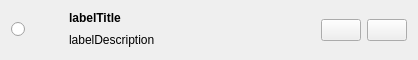
<?xml version="1.0" encoding="UTF-8"?>
<ui version="4.0">
 <class>ItemWidget</class>
 <widget class="QWidget" name="ItemWidget">
  <property name="geometry">
   <rect>
    <x>0</x>
    <y>0</y>
    <width>418</width>
    <height>60</height>
   </rect>
  </property>
  <property name="windowTitle">
   <string notr="true">ItemWidget</string>
  </property>
  <layout class="QGridLayout" name="gridLayout">
   <item row="0" column="1">
    <widget class="QLabel" name="labelIcon">
     <property name="minimumSize">
      <size>
       <width>32</width>
       <height>32</height>
      </size>
     </property>
     <property name="maximumSize">
      <size>
       <width>32</width>
       <height>32</height>
      </size>
     </property>
     <property name="text">
      <string notr="true"/>
     </property>
    </widget>
   </item>
   <item row="0" column="2">
    <layout class="QVBoxLayout" name="verticalLayout">
     <item>
      <widget class="QLabel" name="labelTitle">
       <property name="sizePolicy">
        <sizepolicy hsizetype="MinimumExpanding" vsizetype="Preferred">
         <horstretch>0</horstretch>
         <verstretch>0</verstretch>
        </sizepolicy>
       </property>
       <property name="font">
        <font>
         <weight>75</weight>
         <bold>true</bold>
        </font>
       </property>
       <property name="text">
        <string notr="true">labelTitle</string>
       </property>
      </widget>
     </item>
     <item>
      <widget class="QLabel" name="labelDescription">
       <property name="sizePolicy">
        <sizepolicy hsizetype="MinimumExpanding" vsizetype="MinimumExpanding">
         <horstretch>0</horstretch>
         <verstretch>0</verstretch>
        </sizepolicy>
       </property>
       <property name="text">
        <string notr="true">labelDescription</string>
       </property>
       <property name="wordWrap">
        <bool>true</bool>
       </property>
      </widget>
     </item>
    </layout>
   </item>
   <item row="0" column="3">
    <widget class="QPushButton" name="pushEdit">
     <property name="toolTip">
      <string>Edit</string>
     </property>
     <property name="text">
      <string/>
     </property>
    </widget>
   </item>
   <item row="0" column="4">
    <widget class="QPushButton" name="pushDelete">
     <property name="toolTip">
      <string>Delete</string>
     </property>
     <property name="text">
      <string/>
     </property>
    </widget>
   </item>
   <item row="0" column="0">
    <widget class="QRadioButton" name="radioState">
     <property name="text">
      <string/>
     </property>
    </widget>
   </item>
  </layout>
 </widget>
 <tabstops>
  <tabstop>pushEdit</tabstop>
  <tabstop>pushDelete</tabstop>
 </tabstops>
 <resources/>
 <connections/>
</ui>
